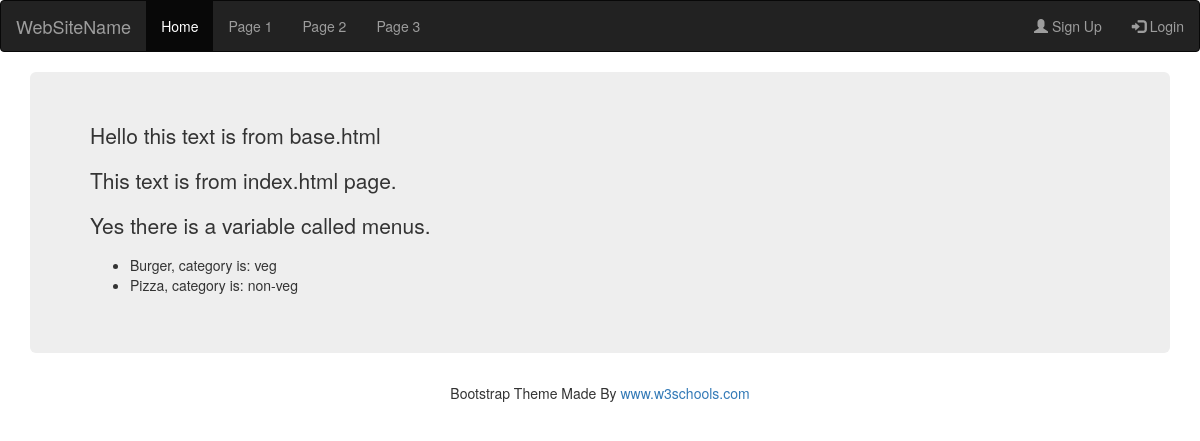
Before: /index/ with the older database file.
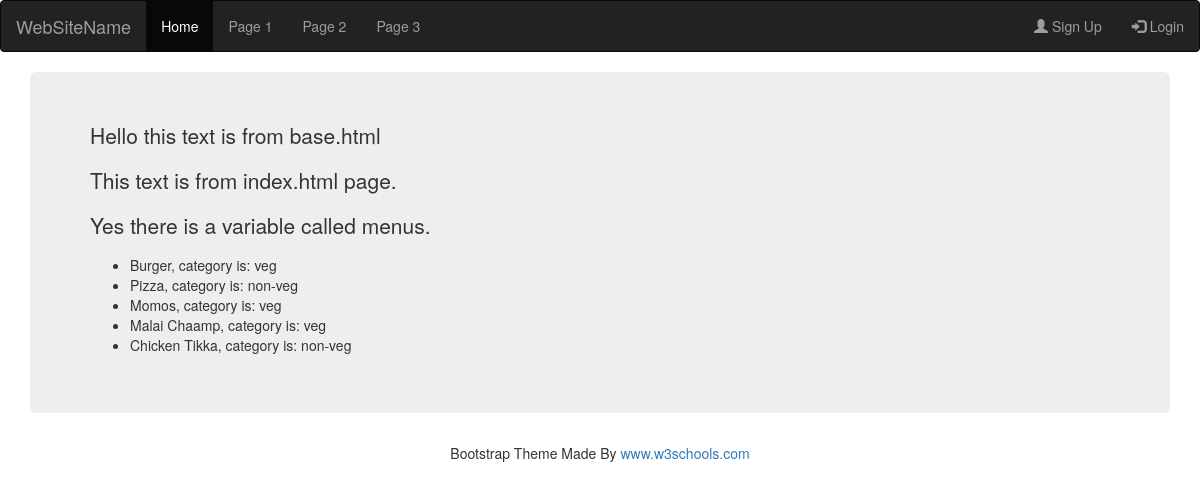
After: the same page with the newer database file.
### restaurantmanager/models.py (models this page shows, shortened)
class Menu(models.Model):
    MENU_CATEGORY = (
        ('veg', 'Vegetarian'),
        ('non-veg', 'Non Vegetarian'),
    )
    recipe_name = models.CharField(max_length=50, help_text='Enter the menu item name',
                                   verbose_name='Menu Item name')
    menucategory = models.CharField(max_length=7, choices=MENU_CATEGORY, default='veg',
                                    help_text='Describe if the dish is veg or non-veg',
                                    verbose_name='Select the dish type')
    items_in_stock = models.IntegerField(default=0, help_text='Enter the number of items in stock',
                                         verbose_name='Number of items in stock')
    price = models.FloatField(default=0.0, help_text='Enter the price of the menu item',
                              verbose_name='Price of the menu item')

### restaurantmanager/views.py (the view)
# urls.py: path('', RedirectView.as_view(url = "/index/")),
def index(request):
    template_name = loader.get_template('index.html')
    all_recipes = Menu.objects.all()
    context = {
        "tag": "This text is from index.html page.",
        "menus": all_recipes
    }
    return HttpResponse(template_name.render(context, request))

### restaurantmanager/templates/index.html (shortened to what this page needs)
{% extends 'base.html' %}
{% block content %}
    <p>{{ tag }}</p>
    {% if menus %}
        <p>Yes there is a variable called menus.</p>
        <ul>
        {% for menu in menus %}
                <li>{{ menu.recipe_name }}, category is: {{ menu.menucategory }}</li>
        {% endfor %}
        </ul>
    {% else %}
        <p>Sorry. There's no variable called menus.</p>
    {% endif %}
{% endblock %}

### restaurantmanager/templates/base.html (shortened to what this page needs)
<!DOCTYPE html>
<html lang="en">
<head>
    <link rel="stylesheet" href="https://maxcdn.bootstrapcdn.com/bootstrap/3.3.7/css/bootstrap.min.css">
</head>
<body>
    <nav class="navbar navbar-inverse">
      <div class="container-fluid">
        <div class="navbar-header">
          <a class="navbar-brand" href="#">WebSiteName</a>
        </div>
        <ul class="nav navbar-nav">
          <li class="active"><a href="#">Home</a></li>
          <li><a href="#">Page 1</a></li>
          <li><a href="#">Page 2</a></li>
          <li><a href="#">Page 3</a></li>
        </ul>
        <ul class="nav navbar-nav navbar-right">
          <li><a href="#"><span class="glyphicon glyphicon-user"></span> Sign Up</a></li>
          {% if user.is_authenticated %}
                <li><a href="{% url 'logout' %}" ><span class="glyphicon glyphicon-log-out"></span> Logout</a></li>
          {% else %}
                <li><a href="#" data-toggle="modal" data-target="#myModal"><span class="glyphicon glyphicon-log-in"></span> Login</a></li>
          {% endif %}
        </ul>
      </div>
    </nav>
    <main role="main" class="container">
      <div class="jumbotron">
        <p> Hello this text is from base.html</p>
        {% block content %}
        {% endblock %}
      </div>
    </main>
    <footer class="container-fluid bg-4 text-center">
      <p>Bootstrap Theme Made By <a href="https://www.w3schools.com">www.w3schools.com</a></p>
    </footer>
</body>
</html>

Changed rows visible on the page:
added Menu: recipe_name "Momos", menucategory "veg"
added Menu: recipe_name "Malai Chaamp", menucategory "veg"
added Menu: recipe_name "Chicken Tikka", menucategory "non-veg"
